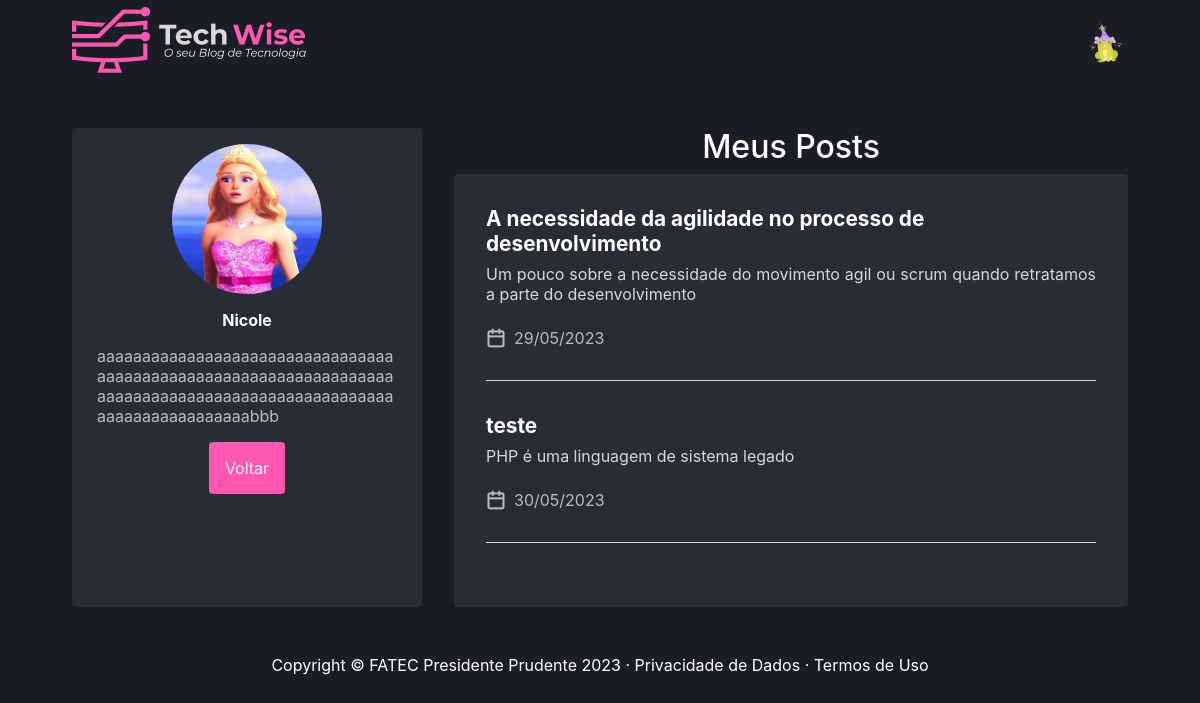
The page /user/author/8 (signed in) on the database its author committed.
### tables this page shows
CREATE TABLE `user` (
  `idUser` int(11) NOT NULL,
  `name` varchar(150) NOT NULL,
  `email` varchar(200) NOT NULL,
  `password` varchar(255) NOT NULL,
  `avatar` varchar(255) DEFAULT NULL,
  `description` text DEFAULT NULL,
  `type` varchar(45) DEFAULT NULL
);

CREATE TABLE `article` (
  `idArticle` int(11) NOT NULL,
  `idUser` int(11) NOT NULL,
  `resume` varchar(250) NOT NULL,
  `text` text NOT NULL,
  `image` varchar(255) NOT NULL,
  `feedback` varchar(255) DEFAULT NULL,
  `status` varchar(255) NOT NULL,
  `idCategory` int(11) NOT NULL,
  `createdAt` date NOT NULL DEFAULT current_timestamp(),
  `title` varchar(100) NOT NULL
);

### App/Controllers/UserController.php (called while the page is built, shortened)
<?php
class UserController extends Controller
{
    public function author()
    {
        $userDAO = new UserDAO();
        $idUser = func_get_args()[0];
        $user = new UserDAO;
        self::setViewParam('user', $user->getById($_SESSION['idUser']));
        if (is_array($idUser)) {
            $idUser = $idUser[0];
        }
        $user = $userDAO->getById($idUser);
        $article = new ArticleDAO;
        self::setViewParam('articleExibitionUser', $article->listarArtigosAprovados($idUser));
        $this->render('/user/author');
    }
}

### index.php (called while the page is built, shortened)
<?php
try {
    $app = new App();
    $app->run();
}catch (\Exception $e){
    $oError = new Erro($e);
    $oError->render();
}

### App/Models/DAO/BaseDAO.php (called while the page is built, shortened)
<?php
abstract class BaseDAO
{
    private $conexao;
    public function __construct()
    {
        $this->conexao = Conexao::getConnection();
    }
    public function select($sql)
    {
        if(!empty($sql))
        {
            return $this->conexao->query($sql);
        }
    }
}

### App/Lib/Conexao.php (called while the page is built, shortened)
<?php
class Conexao
{
    public static function getConnection() {
        $pdoConfig  = DB_DRIVER . ":". "host=" . DB_HOST . ";";
        $pdoConfig .= "dbname=".DB_NAME.";";
        try {
            if(!isset($conn)){
                $conn =  new PDO($pdoConfig, DB_USER, DB_PASSWORD);
                $conn->setAttribute(PDO::ATTR_ERRMODE, PDO::ERRMODE_EXCEPTION);
            }
            return $conn;
        } catch (PDOException $e) {
            throw new Exception("Erro de conexão com o banco de dados. ($e)",500);
        }
    }
}

### App/Models/DAO/UserDAO.php (called while the page is built, shortened)
<?php
class UserDAO extends BaseDAO
{
    public function getById(int $idUser)
    {
        $resultado = $this->select("SELECT * FROM user WHERE idUser = $idUser");
        return $resultado->fetchObject(User::class);
    }
}

### App/Models/Entidades/User.php (called while the page is built, shortened)
<?php
class User
{
    private string $name;
    private ?string $avatar;
    private ?string $description;
	public function getName(): string {
		return $this->name;
	}
	public function getAvatar(): ?string {
		return $this->avatar;
	}
	public function getDescription(): string {
		return $this->description;
	}
}

### App/Models/DAO/ArticleDAO.php (called while the page is built, shortened)
<?php
class ArticleDAO extends BaseDAO
{
    public function listarArtigosAprovados($idUserLog)
{
    $resultado = $this->select("SELECT * FROM article WHERE idUser = '$idUserLog' AND status = 'Aproved'");
    return $resultado->fetchAll(\PDO::FETCH_CLASS, Article::class);
}
}

### App/Models/Entidades/Article.php (called while the page is built, shortened)
<?php
class Article
{
    private int $idArticle;
    private string $title;
    private string $resume;
    private string $createdAt;
    public function getIdArticle(): int {
        return $this->idArticle;
    }
    public function getResume(): string {
        return $this->resume;
    }
	public function getCreatedAt() {
		return new DateTime($this->createdAt);
	}
	public function getTitle(): string {
		return $this->title;
	}
}

### App/Views/user/author.php (the view, shortened to what this page needs)
<main class="container">
  <div class="authorContainer">
    <div class="authorProfile">
      <div>
        <div class="avatar">
          <img src="http://<?= APP_HOST ?>/public/images/users/<?= $viewVar['userList']->getAvatar() ?>" alt="" />
        </div>
        <strong><?= $viewVar['userList']->getName() ?></strong>
        <p><?php echo $viewVar['userList']->getDescription(); ?></p>
        <button class="buttonSubmit">Voltar</button>
      </div>
    </div>
    <div class="authorPostsContainer">
      <h2>Meus Posts</h2>
      <div class="authorPosts">
        <div class="postsAuthorSelected">
          <?php foreach ($viewVar['articleExibitionUser'] as $article) { ?>
          <a href="http://<?php echo APP_HOST; ?>/article/detalhes/<?= $article->getIdArticle() ?>">
            <strong><?= $article->getTitle() ?></strong>
            <p><?= $article->getResume() ?></p>
            <ul>
              <li>
                <img src="http://<?php echo APP_HOST; ?>/public/icons/calendar.png" alt="calendario" />
                <time> <?= $article->getCreatedAt()->format('d/m/Y') ?> </time>
              </li>
            </ul>
          </a>
          <?PHP }?>
        </div>
      </div>
    </div>
  </div>
</main>

### App/Views/layouts/menu.php (shortened to what this page needs)
<?php if(!isset($_SESSION["loggedin"]) || !$_SESSION["loggedin"]){ ?>
                    <li <?php if($viewVar['nameController'] == "UserController") { ?> class="active" <?php } ?>>
                        <a class="nav-link" href="http://<?= APP_HOST.'/' ?>">
                    </li>
                <?php } else { ?>
<header class="headerContainer">
  <div class="headerContent">
    <a href="http://<?php echo APP_HOST; ?>/home">
      <img src=" http://<?php echo APP_HOST; ?>/public/icons/logo.png" alt="Logo" />
    </a>
    <div class="container-popover">
      <div class="popover-trigger">
        <div class="popover-btn avatar" style="width: 45px; height: 45px">
          <img src="http://<?php echo APP_HOST; ?>/public/images/users/<?= $viewVar['user']->getAvatar(); ?>"  alt="user" />
        </div>
      </div>
      <?php
}
?>
    </div>
  </div>
</header>

### public/css/style.css (style rules this page uses)
html { position: relative; min-height: 100%; overflow-x: hidden; }
* { box-sizing: border-box; margin: 0; padding: 0; }
.headerContainer { height: 5rem; }
.headerContent { max-width: 1120px; height: 5rem; margin: 0 auto; padding: 0 2rem; display: flex; justify-content: space-between; align-items: center; }
.container-popover { position: relative; }
.popover-trigger { position: relative; display: inline-block; }
.container { max-width: 1120px; margin: 0 auto; padding: 0 2rem; }
body { background: #1a1d23 !important; color: #fff; }
body, input, textarea, select, button { font: 400 1rem "Inter", sans-serif; }
button { cursor: pointer; }
a { color: inherit; text-decoration: none; }
.avatar { height: 64px; width: 64px; border-radius: 999px; }
.avatar img { width: 100%; height: 100%; border-radius: 999px; }
.buttonSubmit { color: #F8F8F8; padding: 1rem; border-radius: 4px; display: flex; align-items: center; justify-content: center; background: #FF57B2; outline: 0; border: 0; margin-bottom: 1rem; }
.authorContainer { display: grid; grid-template-columns: 350px auto; gap: 2rem; margin-top: 3rem; }
.authorProfile { background-color: #282C34; display: flex; flex-direction: column; align-items: center; padding: 1rem; border-radius: 4px; max-height: 600px; justify-content: space-between; }
.authorProfile div { display: flex; flex-direction: column; align-items: center; }
.authorProfile .avatar { height: 150px; width: 150px; margin-bottom: 1rem; }
.authorProfile p { text-align: justify; margin-top: 1rem; color: #BBBBBB; word-wrap: break-word; width: 300px; }
.authorPostsContainer h2 { text-align: center; }
.authorPosts { background-color: #282C34; padding: 2rem; border-radius: 4px; }
.postsAuthorSelected a { display: flex; flex-direction: column; gap: 0.5rem; }
.postsAuthorSelected strong { font-size: 1.3rem; }
.postsAuthorSelected p { color: #D7D7D7; text-align: justify; }
.postsAuthorSelected ul { display: flex; align-items: center; margin-bottom: 2rem; list-style: none; padding: 0; border-bottom: 1px solid #D7D7D7; padding-bottom: 2rem; }
.postsAuthorSelected ul li { margin-right: 3rem; color: #bbbbbb; display: flex; align-items: center; gap: 0.5rem; }

### rows shown on the page
user: avatar (picture)
user: avatar (picture), name "Nicole", description "aaaaaaaaaaaaaaaaaaaaaaaaaaaaaaaaaaaaaaaaaaaaaaaaaaaaaaaaaaaaaaaaaaaaaaaaaaaaaaaaaaaaaaaaaaaaaaaaaaaaaaaaaaaaaaaaaaaabbb"
article: title "A necessidade da agilidade no processo de desenvolvimento", resume "Um pouco sobre a necessidade do movimento agil ou scrum quando retratamos a parte do desenvolvimento", createdAt "29/05/2023"
article: title "teste", resume "PHP é uma linguagem de sistema legado", createdAt "30/05/2023"
